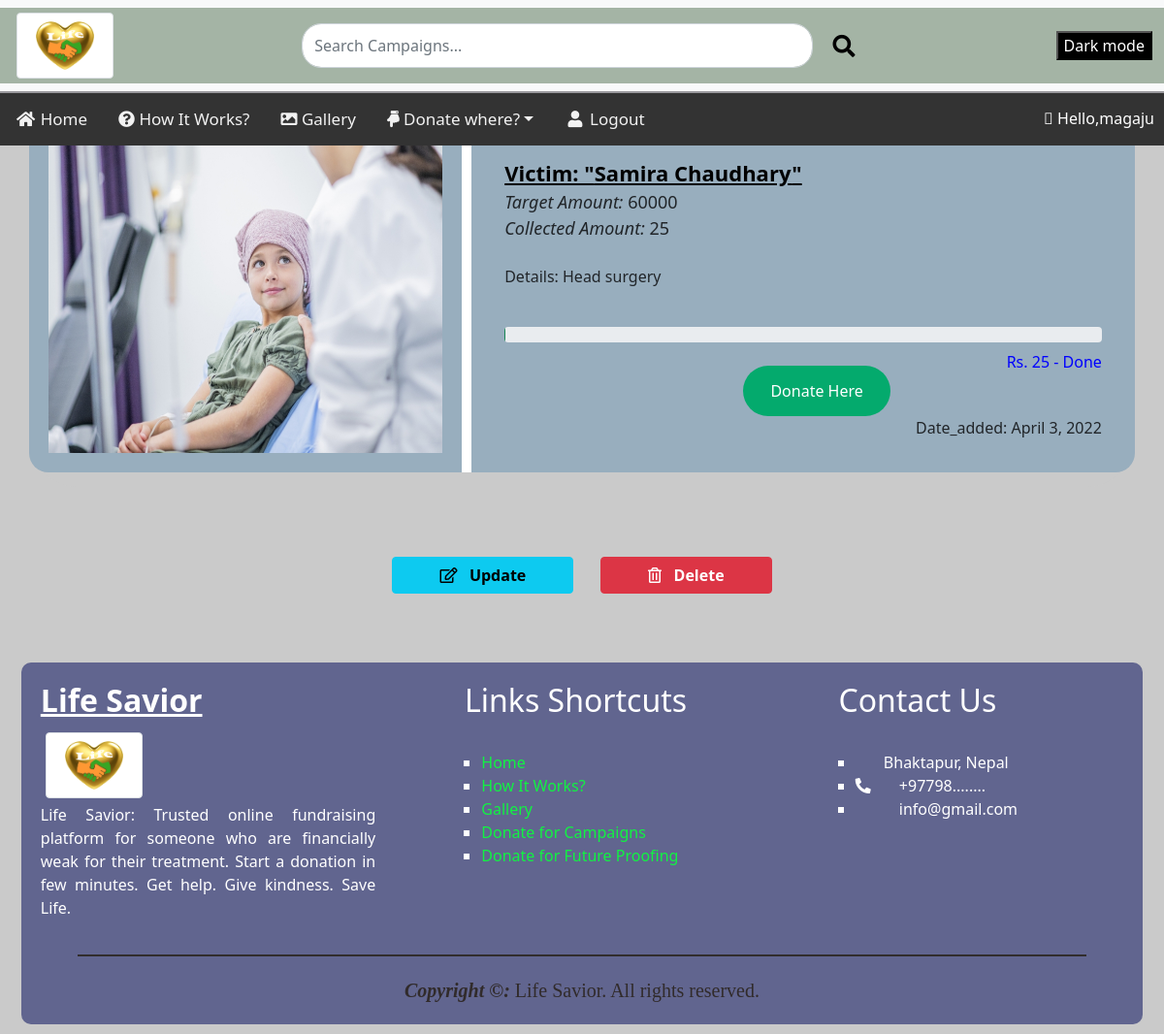
The app's page /detail/25/ (signed in) with its own data.
### app/models.py (models this page shows, shortened)
class OtherCampaign(models.Model):
    manager = models.ForeignKey(User, on_delete=models.CASCADE, default=None)
    Name = models.CharField(max_length=30)
    Image = models.ImageField(upload_to='images/')
    Target = models.IntegerField()
    Collected = models.IntegerField()
    Info = models.CharField(max_length=300)
    Date_added = models.DateField(auto_now_add=True)
    class Meta:
        ordering = ['-id']

### app/views.py (the view)
# urls.py: path('detail/<int:id>/', views.detail, name='detail'),
def detail(request, id):
    context = {
        'camp_detail' : get_object_or_404(OtherCampaign, pk=id),
    }
    return render(request, 'detail.html', context)

### templates/detail.html (shortened to what this page needs)
{% extends 'navigation.html' %}
{% load static %}
{% block content %}
<link rel="stylesheet" type="text/CSS" href="{% static './CSS/campaign.css' %}">
<div class="container" style="background-color:#f1f1f1">
    <div class="row">
        <div class="column-33">
            <img src="{% if camp_detail.Image %}
        {{camp_detail.Image.url}}
        {% else %}
        {% static './Images/blank.jpg' %}
        {% endif %}" class="camp_img" alt="img">
        </div>
        <div class="column-66">
            <div class="victim"><b><u>Victim: "{{camp_detail.Name}}"</u></b></div>
            <div class="target"><i>Target Amount:</i> {{camp_detail.Target}}</div>
            <div class="target"><i>Collected Amount:</i> {{camp_detail.Collected}}</div>
            <br>
            <p>Details: {{camp_detail.Info}}</p>
            <br>
            <div class="progress">
            </div>
            <div class="progress_text">Rs. {{ camp_detail.Collected }} - Done</div>
            <br>
            <button class="button"><a href="{% url 'khaltirequest' camp_detail.id %}" class="donate_here">Donate
                    Here</a></button>
            <br>
            <div style="float: right;">Date_added: {{camp_detail.Date_added}}</div>
        </div>
    </div>
</div>
<br>
{% if request.user == camp_detail.manager %}
<div class="mt-5">
    <p class="text-center">
        <a class="btn btn-info px-5" style="margin-right: 1%;" href="{% url 'update' camp_detail.id %}"><b>
                <i class="far fa-edit"></i> &nbsp; Update</b>
        </a>
        <a href="{% url 'delete' camp_detail.id %}" class="btn btn-danger px-5" style="margin-left: 1%;"><b>
                <i class="far fa-trash-alt"></i> &nbsp; Delete</b>
        </a>
    </p>
</div>
{% endif %}
{% endblock content %}

### templates/navigation.html (shortened to what this page needs)
<!DOCTYPE html>
{% load static %}
<html lang="en">
<head>
    <link rel="stylesheet" type="text/CSS" href="{% static './CSS/style.css' %}">
    <link rel="stylesheet" href="https://pro.fontawesome.com/releases/v5.10.0/css/all.css"
 />
    <link href="https://cdn.jsdelivr.net/npm/bootstrap@5.1.3/dist/css/bootstrap.min.css" rel="stylesheet"
>
</head>
<body>
    <header>
        <div class="fixed-top ft">
            <nav class="navbar navbar-light bg-light">
                <div class="container-fluid">
                    <img src="{% static './Images/Heart.png' %}" class="img-thumbnail" alt="logo" height="100px"
                        width="100px">
                    <form class="d-flex" action="{% url 'search' %}" method="GET">
                        <input class="form-control me-2" type="search" placeholder="Search Campaigns..."
                            aria-label="Search" name="search_term" value="{{search_term}}">
                        <button class="btn btn-outline-success search-btn" type="submit"><i class="fas fa-search"></i></button>
                    </form>
                    <button onclick="myFunction()" class="dark-md">Dark mode</button>
                </div>
            </nav>
            <div class="topnav" id="myTopnav">
                <a class="nav-link {% if nav_bar == 'home' %} active {% endif %}" aria-current="page" href="{% url 'home' %}"><i
                        class="fa fa-fw fa-home"></i>&nbsp;Home</a>
                <a class="nav-link {% if nav_bar == 'howitworks' %} active {% endif %}" href="{% url 'howitworks' %}"><i class="fas fa-question-circle"></i>&nbsp;How It Works?</a>
                <a class="nav-link {% if nav_bar == 'gallery' %} active {% endif %}" href="{% url 'gallery' %}"><i class="fas fa-image"></i>&nbsp;Gallery</a>
                <a class="nav-link dropdown-toggle" id="navbarDarkDropdownMenuLink" role="button"
                    data-bs-toggle="dropdown" aria-expanded="false">
                    <i class="fas fa-hand-point-down"></i>&nbsp;Donate where?</a>
                {% if request.user.is_authenticated %}
                <a class="nav-link {% if nav_bar == 'login' %} active {% endif %}" href="{% url 'logout' %}"><i class="fa fa-fw fa-user"></i>&nbsp;Logout</a>
                {% else %}
                <a class="nav-link {% if nav_bar == 'logout' %} active {% endif %}" href="{% url 'login' %}"><i class="fa fa-fw fa-user"></i>&nbsp;Log In</a>
                {% endif %}
                <p class="hello-user"><i class="fal fa-hand-paper"></i>&nbsp;Hello,{{request.user}}</p>
            </div>
        </div>
    </header>
    {% block content %}
    {% endblock content %}
    <footer class="container-footer">
        <div class="row-footer">
            <div class="column-footer">
                <h2><b><u>Life Savior</u></b></h2>
                <img src="{% static './Images/Heart.png' %}" class="img-thumbnail" alt="logo" height="100px"
                    width="100px">
                <br>
                <p>Life Savior: Trusted online fundraising platform for someone who are financially weak for their
                    treatment. Start a donation in few minutes. Get help. Give kindness. Save Life.</p>
            </div>
            <div class="column-footer">
                <h2 style="padding-left: 15%;">Links Shortcuts</h2>
                <br>
                <ul class="footer-ul">
                    <li>
                        <a class="footer-link" href="{% url 'home' %}">Home</a>
                    </li>
                    <li>
                        <a class="footer-link" href="#">How It Works?</a>
                    </li>
                    <li>
                        <a class="footer-link" href="{% url 'gallery' %}">Gallery</a>
                    </li>
                    <li>
                        <a class="footer-link" href="{% url 'campaign' %}">Donate for Campaigns</a>
                    </li>
                    <li>
                        <a class="footer-link" href="#">Donate for Future Proofing</a>
                    </li>
                </ul>
            </div>
            <div class="column-footer">
                <h2 style="padding-left: 15%;">Contact Us</h2>
                <br>
                <ul class="footer-ul">
                    <li>
                        <div style="color: white;">&nbsp;&nbsp;&nbsp;&nbsp;&nbsp;&nbsp;
                            Bhaktapur, Nepal</div>
                    </li>
                    <li>
                        <div style="color: white;"><i class="fas fa-phone-alt"></i>&nbsp;&nbsp;&nbsp;&nbsp;&nbsp;&nbsp;
                            +97798........</div>
                    </li>
                    <li>
                        <div style="color: white;"><i
                                class="far fa-envelope-square"></i>&nbsp;&nbsp;&nbsp;&nbsp;&nbsp;&nbsp; info@gmail.com
                        </div>
                    </li>
                </ul>
            </div>
        </div>
        <div class="copyright"><b><i>Copyright &copy;:</i></b> Life Savior. All rights reserved.</div>
    </footer>
</body>
</html>

### static/CSS/style.css (style rules this page uses)
body { padding: 10px; }
Header { margin-bottom: 10%; }
.topnav { overflow: hidden; background-color: #333; }
.topnav a { float: left; display: block; color: #f2f2f2; text-align: center; padding: 14px 16px; text-decoration: none; font-size: 17px; }
.dark-md { background-color: black; color: white; }
.hello-user { margin: 0 10px; margin-top: 14px; float: right; color: white; }
.bg-light { border-bottom: rgb(154, 153, 158) 2px solid; width: auto; }
.container-fluid { background-color: rgb(164, 180, 165); width: 100%; }
.img-thumbnail { margin: 5px; position: relative; }
.d-flex { width: 50%; }
.d-flex .me-2 { border-radius: 20px; }
.search-btn { border: none !important; color: rgb(0, 0, 0) !important; font-size: 23px !important; margin-right: 1%; border-radius: 30px !important; }
.container-footer { width: auto; height: fit-content; margin-top: 6%; overflow: hidden; margin-left: 1%; margin-right: 1%; border-radius: 10px; background-color: rgb(97, 101, 143); }
.column-footer { float: left; width: 33.33%; height: 100%; padding: 20px; text-align: justify; color: white; }
.row-footer:after { content: ""; display: table; clear: both; }
.footer-ul { list-style: square; color: rgb(255, 255, 255); padding-left: 20%; }
.footer-link { text-decoration: none; color: rgb(17, 243, 66); }
.copyright { width: 90%; font-family: 'Times New Roman', Times, serif; font-size: 20px; text-align: center; margin-left: 5%; margin-bottom: 20px; padding-top: 20px; color: rgb(49, 43, 43); border-top: 2px solid rgb(49, 45, 45); }

### static/CSS/campaign.css (style rules this page uses)
body { margin: 0; background-color: rgb(202, 202, 202); }
.container { border-bottom: 15px solid rgb(202, 202, 202); border-radius: 50px; }
.row { background-color: rgb(152, 174, 190); border-radius: 20px; }
.row:after { content: ""; display: table; clear: both }
.column-66 { width: 60%; padding: 3%; vertical-align: middle; }
.column-33 { float: left; width: 40%; padding: 20px; border-right: 10px solid rgb(255, 255, 255); }
.button { margin-left: 40%; border: none; padding: 14px 28px; border-radius: 40px; cursor: pointer; background-color: #04AA6D; }
.donate_here { text-decoration: none; color: white; font-size: 16px; }
.camp_img { display: block; height: 100%; max-width: 100%; }
.victim { font-size: 22px; text-decoration: none; color: rgb(0, 0, 0); }
.target { font-size: 18px; }
.progress_text { float: right; color: blue; padding-top: 8px; }

### records on screen
OtherCampaign: Image (picture), Name "Samira Chaudhary", Target "60000", Collected "25", Info "Head surgery", Date_added "April 3, 2022"

### other values on screen
{{ request.user }} "magaju"
